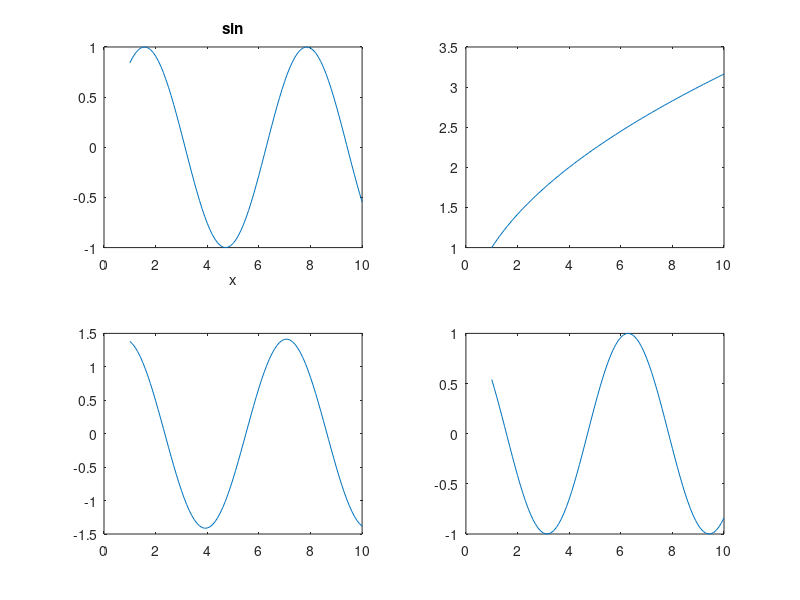
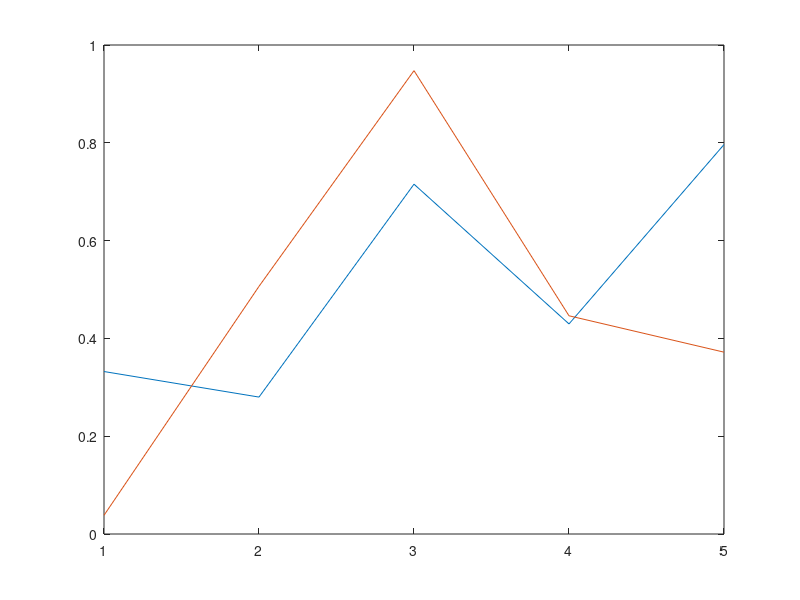

Reproduce these figures in MATLAB, in order.
%%subplotting, plots within plots
clc;
clear all;
close all;
x=1:0.1:10;
y=sin(x);
z=cos(x);
w=x.^0.5; %w=sqrt(x)
u=y+z;
subplot(2,2,1)
plot(x,y)
xlabel('x')
title('sin')
subplot(2,2,2)
plot(x,w)
subplot(2,2,3)
plot(x,u)
subplot(2,2,4)
plot(x,z)
%%
f=figure;
x=1:5;
y=rand(5,2);
plot(x,y)
set(f,'Color',[255/255,0/255,255/255]);